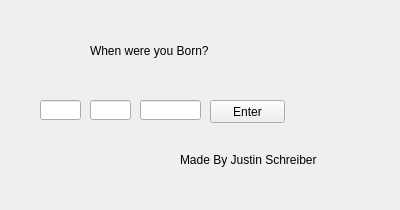
<?xml version="1.0" encoding="UTF-8"?>
<ui version="4.0">
 <class>MainWindow</class>
 <widget class="QMainWindow" name="MainWindow">
  <property name="geometry">
   <rect>
    <x>0</x>
    <y>0</y>
    <width>400</width>
    <height>210</height>
   </rect>
  </property>
  <property name="windowTitle">
   <string>AgeFinder</string>
  </property>
  <widget class="QWidget" name="centralWidget">
   <widget class="QLabel" name="label">
    <property name="geometry">
     <rect>
      <x>90</x>
      <y>40</y>
      <width>191</width>
      <height>21</height>
     </rect>
    </property>
    <property name="text">
     <string>When were you Born?</string>
    </property>
   </widget>
   <widget class="QPushButton" name="pushButton">
    <property name="geometry">
     <rect>
      <x>210</x>
      <y>100</y>
      <width>75</width>
      <height>23</height>
     </rect>
    </property>
    <property name="text">
     <string>Enter</string>
    </property>
   </widget>
   <widget class="QLineEdit" name="lineEdit">
    <property name="geometry">
     <rect>
      <x>40</x>
      <y>100</y>
      <width>41</width>
      <height>20</height>
     </rect>
    </property>
   </widget>
   <widget class="QLineEdit" name="lineEdit_2">
    <property name="geometry">
     <rect>
      <x>140</x>
      <y>100</y>
      <width>61</width>
      <height>20</height>
     </rect>
    </property>
   </widget>
   <widget class="QLineEdit" name="lineEdit_3">
    <property name="geometry">
     <rect>
      <x>90</x>
      <y>100</y>
      <width>41</width>
      <height>20</height>
     </rect>
    </property>
   </widget>
   <widget class="QLabel" name="label_5">
    <property name="geometry">
     <rect>
      <x>180</x>
      <y>150</y>
      <width>211</width>
      <height>20</height>
     </rect>
    </property>
    <property name="text">
     <string>Made By Justin Schreiber</string>
    </property>
   </widget>
   <widget class="QWidget" name="layoutWidget">
    <property name="geometry">
     <rect>
      <x>50</x>
      <y>80</y>
      <width>141</width>
      <height>21</height>
     </rect>
    </property>
    <layout class="QHBoxLayout" name="horizontalLayout">
     <item>
      <widget class="QLabel" name="label_2">
       <property name="text">
        <string>MM</string>
       </property>
      </widget>
     </item>
     <item>
      <widget class="QLabel" name="label_4">
       <property name="text">
        <string>DD</string>
       </property>
      </widget>
     </item>
     <item>
      <widget class="QLabel" name="label_3">
       <property name="text">
        <string>YYYY</string>
       </property>
      </widget>
     </item>
    </layout>
   </widget>
  </widget>
  <widget class="QMenuBar" name="menuBar">
   <property name="geometry">
    <rect>
     <x>0</x>
     <y>0</y>
     <width>400</width>
     <height>21</height>
    </rect>
   </property>
  </widget>
 </widget>
 <layoutdefault spacing="6" margin="11"/>
 <resources/>
 <connections/>
</ui>
